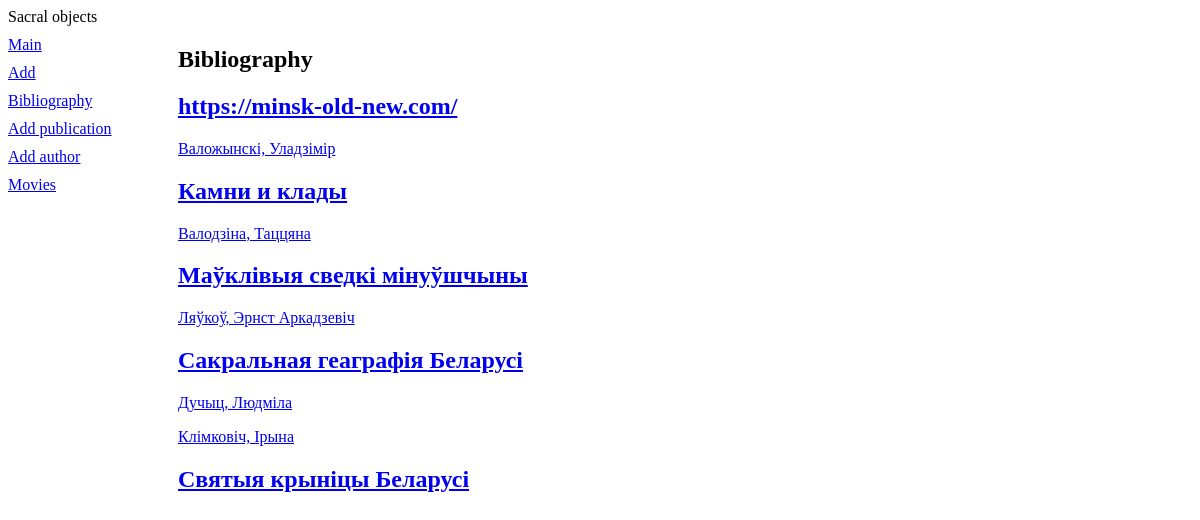
Before: /volumbf/mentions/ with the older database file.
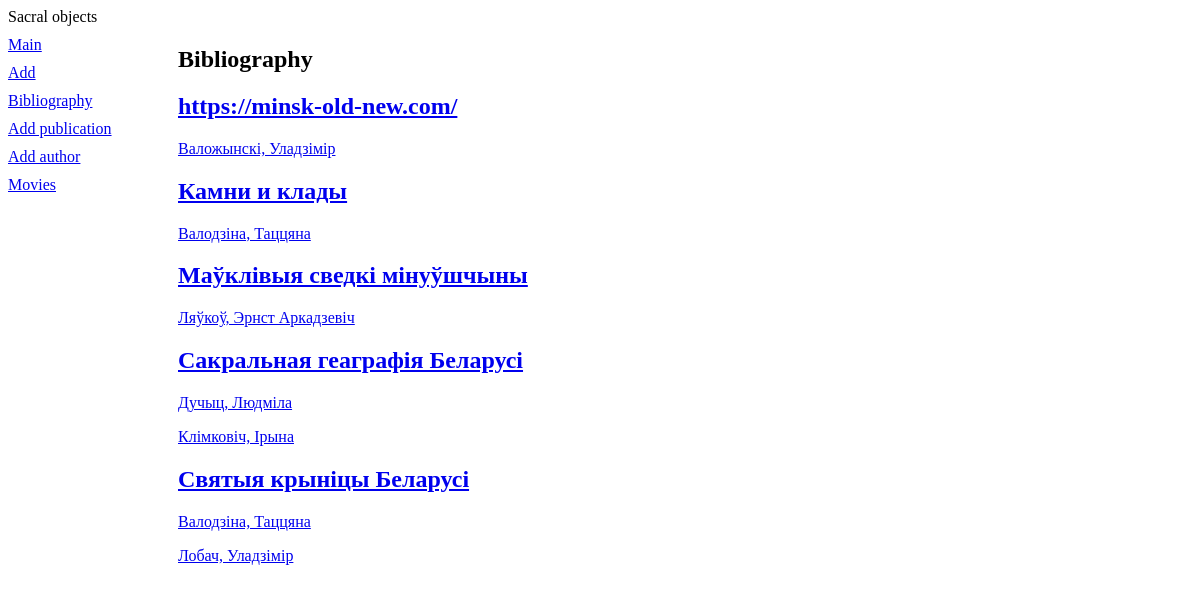
After: the same page with the newer database file.
### volumbf/models.py (models this page shows)
class Mentions(models.Model):
    work = models.TextField(verbose_name='Праца')
    year = models.PositiveIntegerField(blank=True, null=True)
    sacral_objects = models.ManyToManyField(Stones, related_name='mentions', verbose_name='Сакральны аб\'ект')
    def __str__(self):
        return self.work
    class Meta:
        verbose_name_plural = 'Узгадкі'
        verbose_name = 'Узгадка'
        ordering = ['work']

class Authors(models.Model):
    author = models.CharField(max_length=50, verbose_name='Аўтар')
    publications = models.ManyToManyField(Mentions, related_name='authors', verbose_name='Публікацыі', blank=True)
    objects = AuthorManager()
    def __str__(self):
        return self.author
    class Meta:
        verbose_name_plural = 'Аўтары'
        verbose_name = 'Аўтар'
        ordering = ['author']

### volumbf/views.py (the view)
# urls.py: path('mentions/', bibliography, name='bibliography'),
def bibliography(request):
    works = Mentions.objects.all()
    for work in works:
        work.writers = Authors.objects.filter(publications__in=[work])
    return render(request, 'volumbf/bibliography.html', {'works': works, 'work.writers': work.writers})

### volumbf/templates/volumbf/bibliography.html
{% extends "layout/basic.html" %}
{% block content %}
<h1>Bibliography</h1>
{% for work in works %}
	<div>
		<h2><a href="{% url 'work_detail' work.pk %}">{{ work }}</a></h2>
		{% for writer in work.writers %}
   			<p><a href="{% url 'authors_detail' writer.pk %}">{{ writer }}</a></p>
		{% endfor %}
   	</div>
{% endfor %}
{% endblock %}

Changed rows visible on the page:
changed Mentions "Святыя крыніцы Беларусі": gains Authors (author "Валодзіна, Таццяна")
added Authors: author "Лобач, Уладзімір", shown under Mentions "Святыя крыніцы Беларусі"
